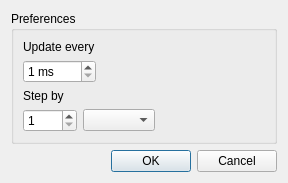
<?xml version="1.0" encoding="UTF-8"?>
<ui version="4.0">
 <class>CTimeLapsePref</class>
 <widget class="QDialog" name="CTimeLapsePref">
  <property name="geometry">
   <rect>
    <x>0</x>
    <y>0</y>
    <width>288</width>
    <height>178</height>
   </rect>
  </property>
  <property name="windowTitle">
   <string>Time-Lapse preferences</string>
  </property>
  <layout class="QVBoxLayout" name="verticalLayout_3">
   <item>
    <widget class="QGroupBox" name="groupBox">
     <property name="title">
      <string>Preferences</string>
     </property>
     <layout class="QVBoxLayout" name="verticalLayout_2">
      <item>
       <layout class="QVBoxLayout" name="verticalLayout">
        <item>
         <widget class="QLabel" name="label">
          <property name="text">
           <string>Update every</string>
          </property>
         </widget>
        </item>
        <item>
         <layout class="QHBoxLayout" name="horizontalLayout">
          <item>
           <widget class="QSpinBox" name="spinBox">
            <property name="suffix">
             <string> ms</string>
            </property>
            <property name="minimum">
             <number>1</number>
            </property>
            <property name="maximum">
             <number>5000</number>
            </property>
           </widget>
          </item>
          <item>
           <spacer name="horizontalSpacer">
            <property name="orientation">
             <enum>Qt::Horizontal</enum>
            </property>
            <property name="sizeHint" stdset="0">
             <size>
              <width>40</width>
              <height>20</height>
             </size>
            </property>
           </spacer>
          </item>
         </layout>
        </item>
        <item>
         <widget class="QLabel" name="label_2">
          <property name="text">
           <string>Step by</string>
          </property>
         </widget>
        </item>
        <item>
         <layout class="QHBoxLayout" name="horizontalLayout_2">
          <item>
           <widget class="QSpinBox" name="spinBox_2">
            <property name="minimum">
             <number>1</number>
            </property>
            <property name="maximum">
             <number>1000</number>
            </property>
           </widget>
          </item>
          <item>
           <widget class="QComboBox" name="comboBox"/>
          </item>
          <item>
           <spacer name="horizontalSpacer_2">
            <property name="orientation">
             <enum>Qt::Horizontal</enum>
            </property>
            <property name="sizeHint" stdset="0">
             <size>
              <width>40</width>
              <height>20</height>
             </size>
            </property>
           </spacer>
          </item>
         </layout>
        </item>
        <item>
         <spacer name="verticalSpacer">
          <property name="orientation">
           <enum>Qt::Vertical</enum>
          </property>
          <property name="sizeHint" stdset="0">
           <size>
            <width>20</width>
            <height>40</height>
           </size>
          </property>
         </spacer>
        </item>
       </layout>
      </item>
     </layout>
    </widget>
   </item>
   <item>
    <layout class="QHBoxLayout" name="horizontalLayout_3">
     <item>
      <spacer name="horizontalSpacer_3">
       <property name="orientation">
        <enum>Qt::Horizontal</enum>
       </property>
       <property name="sizeHint" stdset="0">
        <size>
         <width>40</width>
         <height>20</height>
        </size>
       </property>
      </spacer>
     </item>
     <item>
      <widget class="QPushButton" name="pushButton">
       <property name="text">
        <string>OK</string>
       </property>
       <property name="default">
        <bool>true</bool>
       </property>
      </widget>
     </item>
     <item>
      <widget class="QPushButton" name="pushButton_2">
       <property name="text">
        <string>Cancel</string>
       </property>
      </widget>
     </item>
    </layout>
   </item>
  </layout>
 </widget>
 <resources/>
 <connections/>
</ui>
